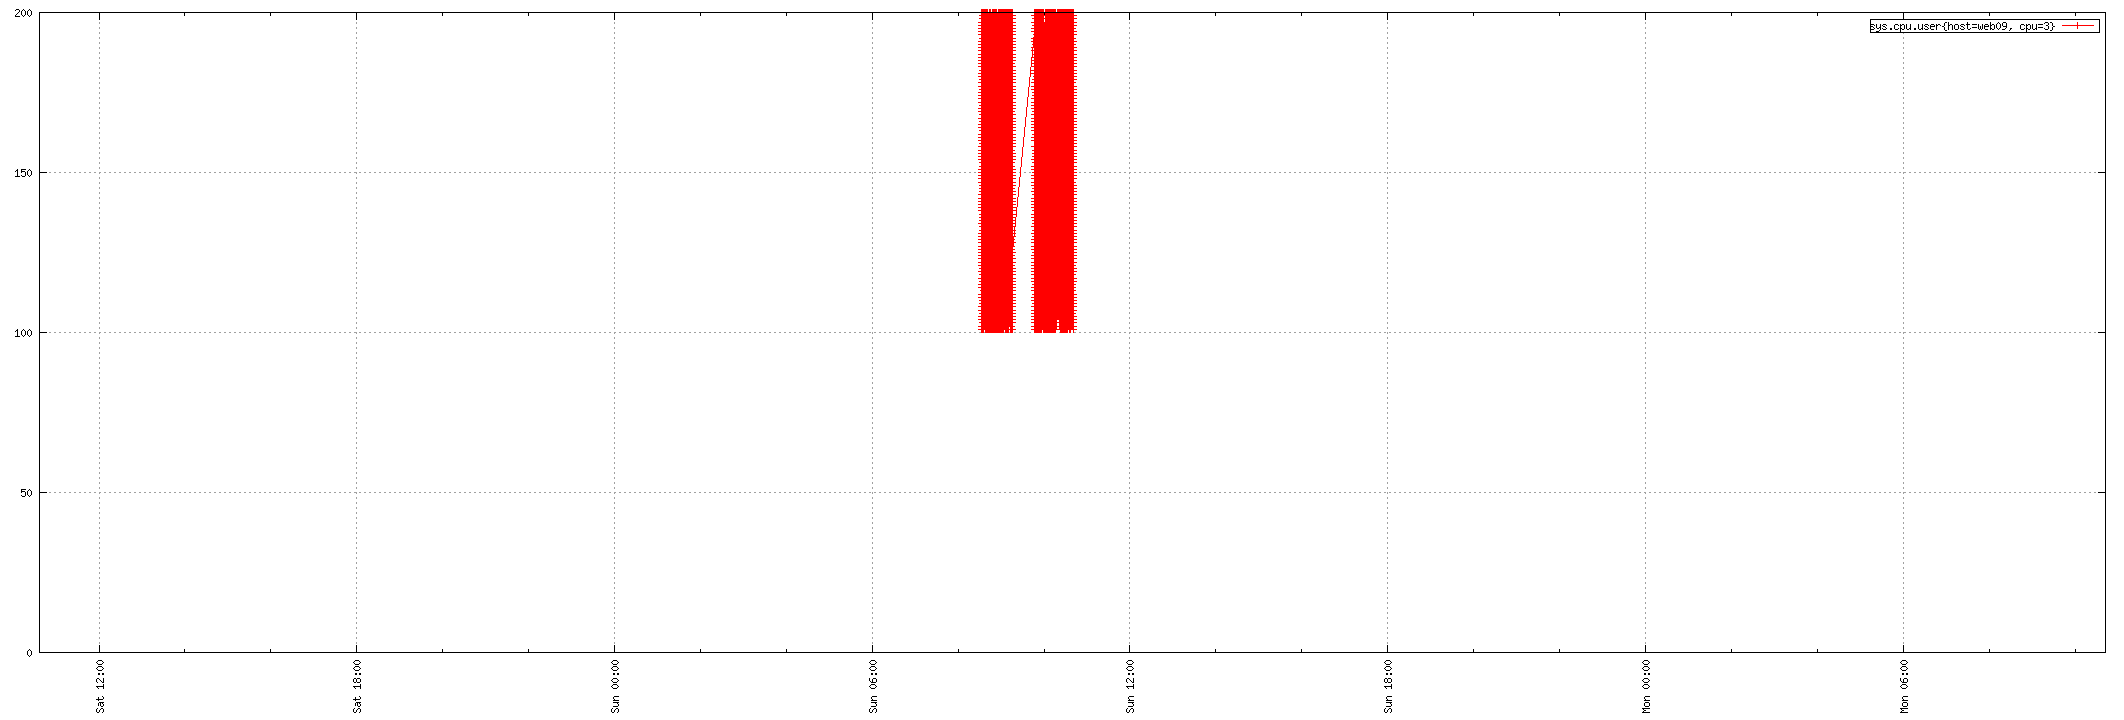

Write gnuplot code to recreate this figure.
set term png small size 2124,720
set xdata time
set timefmt "%s"
if (GPVAL_VERSION < 4.6) set xtics rotate; else set xtics rotate right
set output "${TMPDIR-'tmp'}/tsd/e7b4c5b6.png"
set xrange ["1673692608":"1673865756"]
set format x "%a %H:%M"
set grid
set style data linespoint
set key right box
set yrange [0:]
plot  "${TMPDIR-'tmp'}/tsd/e7b4c5b6_0.dat" using 1:2 title "sys.cpu.user{host=web09, cpu=3}"
